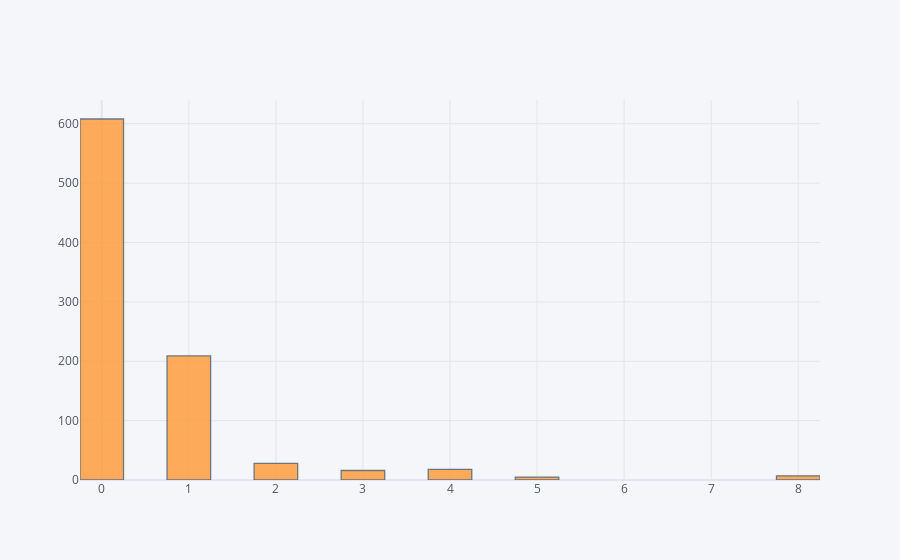

Notebook source saved alongside this figure:
### Code cell
titanic['SibSp'].iplot(kind='hist',bins=20)

### Figure 1 — Plotly figure (JSON) as saved in the notebook; plotly's stock layout.template omitted (floating-point values rounded to 4 significant figures; data arrays with more than 128 entries replaced by an {"elided": "..."} marker saying what was removed)
{"data": [{"histfunc": "count", "histnorm": "", "marker": {"color": "rgba(255, 153, 51, 1.0)", "line": {"color": "#4D5663", "width": 1.3}}, "name": "SibSp", "nbinsx": 20, "opacity": 0.8, "orientation": "v", "type": "histogram", "x": {"elided": "891 int values"}}], "layout": {"barmode": "overlay", "legend": {"bgcolor": "#F5F6F9", "font": {"color": "#4D5663"}}, "paper_bgcolor": "#F5F6F9", "plot_bgcolor": "#F5F6F9", "title": {"font": {"color": "#4D5663"}}, "xaxis": {"gridcolor": "#E1E5ED", "showgrid": true, "tickfont": {"color": "#4D5663"}, "title": {"font": {"color": "#4D5663"}, "text": ""}, "zerolinecolor": "#E1E5ED"}, "yaxis": {"gridcolor": "#E1E5ED", "showgrid": true, "tickfont": {"color": "#4D5663"}, "title": {"font": {"color": "#4D5663"}, "text": ""}, "zerolinecolor": "#E1E5ED"}}}
